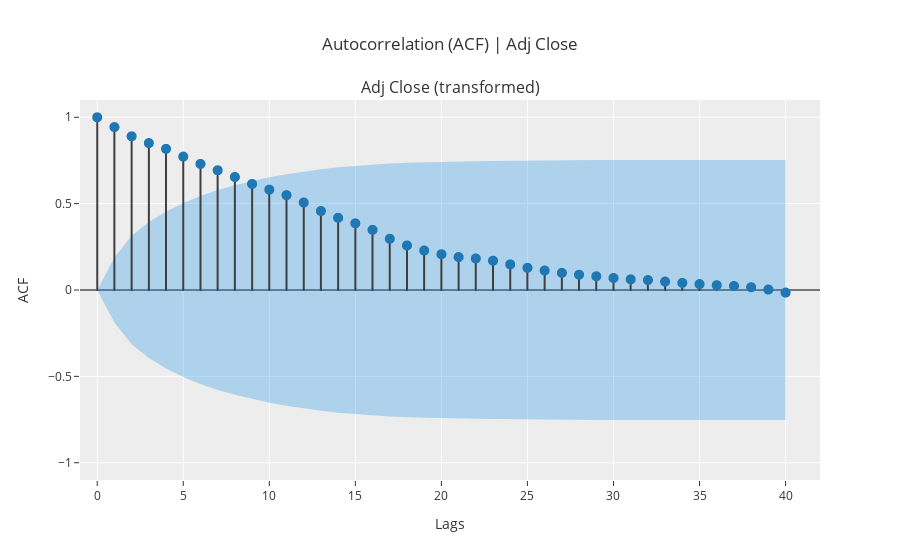

Notebook code cell kept with this figure:
### Code cell
exp.plot_model(plot='acf')

### Figure 1 — Plotly figure (JSON) as saved in the notebook; plotly's stock layout.template omitted (floating-point values rounded to 4 significant figures)
{"data": [{"line": {"color": "#3f3f3f"}, "marker": {"size": 10}, "mode": "lines", "name": "ACF", "showlegend": false, "type": "scattergl", "x": [0, 0], "xaxis": "x", "y": [0, 1], "yaxis": "y"}, {"line": {"color": "#3f3f3f"}, "marker": {"size": 10}, "mode": "lines", "name": "ACF", "showlegend": false, "type": "scattergl", "x": [1, 1], "xaxis": "x", "y": [0, 0.9431], "yaxis": "y"}, {"line": {"color": "#3f3f3f"}, "marker": {"size": 10}, "mode": "lines", "name": "ACF", "showlegend": false, "type": "scattergl", "x": [2, 2], "xaxis": "x", "y": [0, 0.8898], "yaxis": "y"}, {"line": {"color": "#3f3f3f"}, "marker": {"size": 10}, "mode": "lines", "name": "ACF", "showlegend": false, "type": "scattergl", "x": [3, 3], "xaxis": "x", "y": [0, 0.8506], "yaxis": "y"}, {"line": {"color": "#3f3f3f"}, "marker": {"size": 10}, "mode": "lines", "name": "ACF", "showlegend": false, "type": "scattergl", "x": [4, 4], "xaxis": "x", "y": [0, 0.817], "yaxis": "y"}, {"line": {"color": "#3f3f3f"}, "marker": {"size": 10}, "mode": "lines", "name": "ACF", "showlegend": false, "type": "scattergl", "x": [5, 5], "xaxis": "x", "y": [0, 0.7722], "yaxis": "y"}, {"line": {"color": "#3f3f3f"}, "marker": {"size": 10}, "mode": "lines", "name": "ACF", "showlegend": false, "type": "scattergl", "x": [6, 6], "xaxis": "x", "y": [0, 0.7298], "yaxis": "y"}, {"line": {"color": "#3f3f3f"}, "marker": {"size": 10}, "mode": "lines", "name": "ACF", "showlegend": false, "type": "scattergl", "x": [7, 7], "xaxis": "x", "y": [0, 0.6931], "yaxis": "y"}, {"line": {"color": "#3f3f3f"}, "marker": {"size": 10}, "mode": "lines", "name": "ACF", "showlegend": false, "type": "scattergl", "x": [8, 8], "xaxis": "x", "y": [0, 0.6542], "yaxis": "y"}, {"line": {"color": "#3f3f3f"}, "marker": {"size": 10}, "mode": "lines", "name": "ACF", "showlegend": false, "type": "scattergl", "x": [9, 9], "xaxis": "x", "y": [0, 0.6138], "yaxis": "y"}, {"line": {"color": "#3f3f3f"}, "marker": {"size": 10}, "mode": "lines", "name": "ACF", "showlegend": false, "type": "scattergl", "x": [10, 10], "xaxis": "x", "y": [0, 0.5809], "yaxis": "y"}, {"line": {"color": "#3f3f3f"}, "marker": {"size": 10}, "mode": "lines", "name": "ACF", "showlegend": false, "type": "scattergl", "x": [11, 11], "xaxis": "x", "y": [0, 0.5491], "yaxis": "y"}, {"line": {"color": "#3f3f3f"}, "marker": {"size": 10}, "mode": "lines", "name": "ACF", "showlegend": false, "type": "scattergl", "x": [12, 12], "xaxis": "x", "y": [0, 0.5062], "yaxis": "y"}, {"line": {"color": "#3f3f3f"}, "marker": {"size": 10}, "mode": "lines", "name": "ACF", "showlegend": false, "type": "scattergl", "x": [13, 13], "xaxis": "x", "y": [0, 0.4572], "yaxis": "y"}, {"line": {"color": "#3f3f3f"}, "marker": {"size": 10}, "mode": "lines", "name": "ACF", "showlegend": false, "type": "scattergl", "x": [14, 14], "xaxis": "x", "y": [0, 0.4179], "yaxis": "y"}, {"line": {"color": "#3f3f3f"}, "marker": {"size": 10}, "mode": "lines", "name": "ACF", "showlegend": false, "type": "scattergl", "x": [15, 15], "xaxis": "x", "y": [0, 0.3862], "yaxis": "y"}, {"line": {"color": "#3f3f3f"}, "marker": {"size": 10}, "mode": "lines", "name": "ACF", "showlegend": false, "type": "scattergl", "x": [16, 16], "xaxis": "x", "y": [0, 0.3481], "yaxis": "y"}, {"line": {"color": "#3f3f3f"}, "marker": {"size": 10}, "mode": "lines", "name": "ACF", "showlegend": false, "type": "scattergl", "x": [17, 17], "xaxis": "x", "y": [0, 0.2965], "yaxis": "y"}, {"line": {"color": "#3f3f3f"}, "marker": {"size": 10}, "mode": "lines", "name": "ACF", "showlegend": false, "type": "scattergl", "x": [18, 18], "xaxis": "x", "y": [0, 0.2579], "yaxis": "y"}, {"line": {"color": "#3f3f3f"}, "marker": {"size": 10}, "mode": "lines", "name": "ACF", "showlegend": false, "type": "scattergl", "x": [19, 19], "xaxis": "x", "y": [0, 0.2284], "yaxis": "y"}, {"line": {"color": "#3f3f3f"}, "marker": {"size": 10}, "mode": "lines", "name": "ACF", "showlegend": false, "type": "scattergl", "x": [20, 20], "xaxis": "x", "y": [0, 0.2069], "yaxis": "y"}, {"line": {"color": "#3f3f3f"}, "marker": {"size": 10}, "mode": "lines", "name": "ACF", "showlegend": false, "type": "scattergl", "x": [21, 21], "xaxis": "x", "y": [0, 0.1904], "yaxis": "y"}, {"line": {"color": "#3f3f3f"}, "marker": {"size": 10}, "mode": "lines", "name": "ACF", "showlegend": false, "type": "scattergl", "x": [22, 22], "xaxis": "x", "y": [0, 0.1823], "yaxis": "y"}, {"line": {"color": "#3f3f3f"}, "marker": {"size": 10}, "mode": "lines", "name": "ACF", "showlegend": false, "type": "scattergl", "x": [23, 23], "xaxis": "x", "y": [0, 0.1698], "yaxis": "y"}, {"line": {"color": "#3f3f3f"}, "marker": {"size": 10}, "mode": "lines", "name": "ACF", "showlegend": false, "type": "scattergl", "x": [24, 24], "xaxis": "x", "y": [0, 0.1484], "yaxis": "y"}, {"line": {"color": "#3f3f3f"}, "marker": {"size": 10}, "mode": "lines", "name": "ACF", "showlegend": false, "type": "scattergl", "x": [25, 25], "xaxis": "x", "y": [0, 0.1283], "yaxis": "y"}, {"line": {"color": "#3f3f3f"}, "marker": {"size": 10}, "mode": "lines", "name": "ACF", "showlegend": false, "type": "scattergl", "x": [26, 26], "xaxis": "x", "y": [0, 0.1127], "yaxis": "y"}, {"line": {"color": "#3f3f3f"}, "marker": {"size": 10}, "mode": "lines", "name": "ACF", "showlegend": false, "type": "scattergl", "x": [27, 27], "xaxis": "x", "y": [0, 0.0994], "yaxis": "y"}, {"line": {"color": "#3f3f3f"}, "marker": {"size": 10}, "mode": "lines", "name": "ACF", "showlegend": false, "type": "scattergl", "x": [28, 28], "xaxis": "x", "y": [0, 0.08849], "yaxis": "y"}, {"line": {"color": "#3f3f3f"}, "marker": {"size": 10}, "mode": "lines", "name": "ACF", "showlegend": false, "type": "scattergl", "x": [29, 29], "xaxis": "x", "y": [0, 0.0795], "yaxis": "y"}, {"line": {"color": "#3f3f3f"}, "marker": {"size": 10}, "mode": "lines", "name": "ACF", "showlegend": false, "type": "scattergl", "x": [30, 30], "xaxis": "x", "y": [0, 0.06942], "yaxis": "y"}, {"line": {"color": "#3f3f3f"}, "marker": {"size": 10}, "mode": "lines", "name": "ACF", "showlegend": false, "type": "scattergl", "x": [31, 31], "xaxis": "x", "y": [0, 0.06163], "yaxis": "y"}, {"line": {"color": "#3f3f3f"}, "marker": {"size": 10}, "mode": "lines", "name": "ACF", "showlegend": false, "type": "scattergl", "x": [32, 32], "xaxis": "x", "y": [0, 0.0576], "yaxis": "y"}, {"line": {"color": "#3f3f3f"}, "marker": {"size": 10}, "mode": "lines", "name": "ACF", "showlegend": false, "type": "scattergl", "x": [33, 33], "xaxis": "x", "y": [0, 0.04874], "yaxis": "y"}, {"line": {"color": "#3f3f3f"}, "marker": {"size": 10}, "mode": "lines", "name": "ACF", "showlegend": false, "type": "scattergl", "x": [34, 34], "xaxis": "x", "y": [0, 0.04098], "yaxis": "y"}, {"line": {"color": "#3f3f3f"}, "marker": {"size": 10}, "mode": "lines", "name": "ACF", "showlegend": false, "type": "scattergl", "x": [35, 35], "xaxis": "x", "y": [0, 0.03423], "yaxis": "y"}, {"line": {"color": "#3f3f3f"}, "marker": {"size": 10}, "mode": "lines", "name": "ACF", "showlegend": false, "type": "scattergl", "x": [36, 36], "xaxis": "x", "y": [0, 0.02793], "yaxis": "y"}, {"line": {"color": "#3f3f3f"}, "marker": {"size": 10}, "mode": "lines", "name": "ACF", "showlegend": false, "type": "scattergl", "x": [37, 37], "xaxis": "x", "y": [0, 0.02318], "yaxis": "y"}, {"line": {"color": "#3f3f3f"}, "marker": {"size": 10}, "mode": "lines", "name": "ACF", "showlegend": false, "type": "scattergl", "x": [38, 38], "xaxis": "x", "y": [0, 0.01605], "yaxis": "y"}, {"line": {"color": "#3f3f3f"}, "marker": {"size": 10}, "mode": "lines", "name": "ACF", "showlegend": false, "type": "scattergl", "x": [39, 39], "xaxis": "x", "y": [0, 0.002455], "yaxis": "y"}, {"line": {"color": "#3f3f3f"}, "marker": {"size": 10}, "mode": "lines", "name": "ACF", "showlegend": false, "type": "scattergl", "x": [40, 40], "xaxis": "x", "y": [0, -0.0151], "yaxis": "y"}, {"marker": {"color": "#1f77b4", "size": 10}, "mode": "markers", "name": "ACF", "showlegend": false, "type": "scattergl", "x": [0, 1, 2, 3, 4, 5, 6, 7, 8, 9, 10, 11, 12, 13, 14, 15, 16, 17, 18, 19, 20, 21, 22, 23, 24, 25, 26, 27, 28, 29, 30, 31, 32, 33, 34, 35, 36, 37, 38, 39, 40], "xaxis": "x", "y": [1, 0.9431, 0.8898, 0.8506, 0.817, 0.7722, 0.7298, 0.6931, 0.6542, 0.6138, 0.5809, 0.5491, 0.5062, 0.4572, 0.4179, 0.3862, 0.3481, 0.2965, 0.2579, 0.2284, 0.2069, 0.1904, 0.1823, 0.1698, 0.1484, 0.1283, 0.1127, 0.0994, 0.08849, 0.0795, 0.06942, 0.06163, 0.0576, 0.04874, 0.04098, 0.03423, 0.02793, 0.02318, 0.01605, 0.002455, -0.0151], "yaxis": "y"}, {"line": {"color": "rgba(255,255,255,0)"}, "marker": {"size": 10}, "mode": "lines", "name": "UC", "showlegend": false, "type": "scatter", "x": [0, 1, 2, 3, 4, 5, 6, 7, 8, 9, 10, 11, 12, 13, 14, 15, 16, 17, 18, 19, 20, 21, 22, 23, 24, 25, 26, 27, 28, 29, 30, 31, 32, 33, 34, 35, 36, 37, 38, 39, 40], "xaxis": "x", "y": [0, 0.1886, 0.3144, 0.3939, 0.4546, 0.5041, 0.5445, 0.5783, 0.6071, 0.6317, 0.6526, 0.6707, 0.6865, 0.6997, 0.7102, 0.7189, 0.7263, 0.7322, 0.7364, 0.7396, 0.7421, 0.7442, 0.7459, 0.7475, 0.7489, 0.7499, 0.7507, 0.7513, 0.7518, 0.7521, 0.7524, 0.7527, 0.7528, 0.753, 0.7531, 0.7532, 0.7532, 0.7533, 0.7533, 0.7533, 0.7533], "yaxis": "y"}, {"fill": "tonexty", "fillcolor": "rgba(32, 146, 230,0.3)", "line": {"color": "rgba(255,255,255,0)"}, "marker": {"size": 10}, "mode": "lines", "name": "LC", "showlegend": false, "type": "scatter", "x": [0, 1, 2, 3, 4, 5, 6, 7, 8, 9, 10, 11, 12, 13, 14, 15, 16, 17, 18, 19, 20, 21, 22, 23, 24, 25, 26, 27, 28, 29, 30, 31, 32, 33, 34, 35, 36, 37, 38, 39, 40], "xaxis": "x", "y": [0, -0.1886, -0.3144, -0.3939, -0.4546, -0.5041, -0.5445, -0.5783, -0.6071, -0.6317, -0.6526, -0.6707, -0.6865, -0.6997, -0.7102, -0.7189, -0.7263, -0.7322, -0.7364, -0.7396, -0.7421, -0.7442, -0.7459, -0.7475, -0.7489, -0.7499, -0.7507, -0.7513, -0.7518, -0.7521, -0.7524, -0.7527, -0.7528, -0.753, -0.7531, -0.7532, -0.7532, -0.7533, -0.7533, -0.7533, -0.7533], "yaxis": "y"}], "layout": {"annotations": [{"font": {"size": 16}, "showarrow": false, "text": "Adj Close (transformed)", "x": 0.5, "xanchor": "center", "xref": "paper", "y": 1, "yanchor": "bottom", "yref": "paper"}], "showlegend": false, "title": {"text": "Autocorrelation (ACF) | Adj Close"}, "xaxis": {"anchor": "y", "domain": [0, 1], "range": [-1, 42], "title": {"text": "Lags"}}, "yaxis": {"anchor": "x", "domain": [0, 1], "range": [-1.1, 1.1], "title": {"text": "ACF"}, "zerolinecolor": "#000000"}}}
